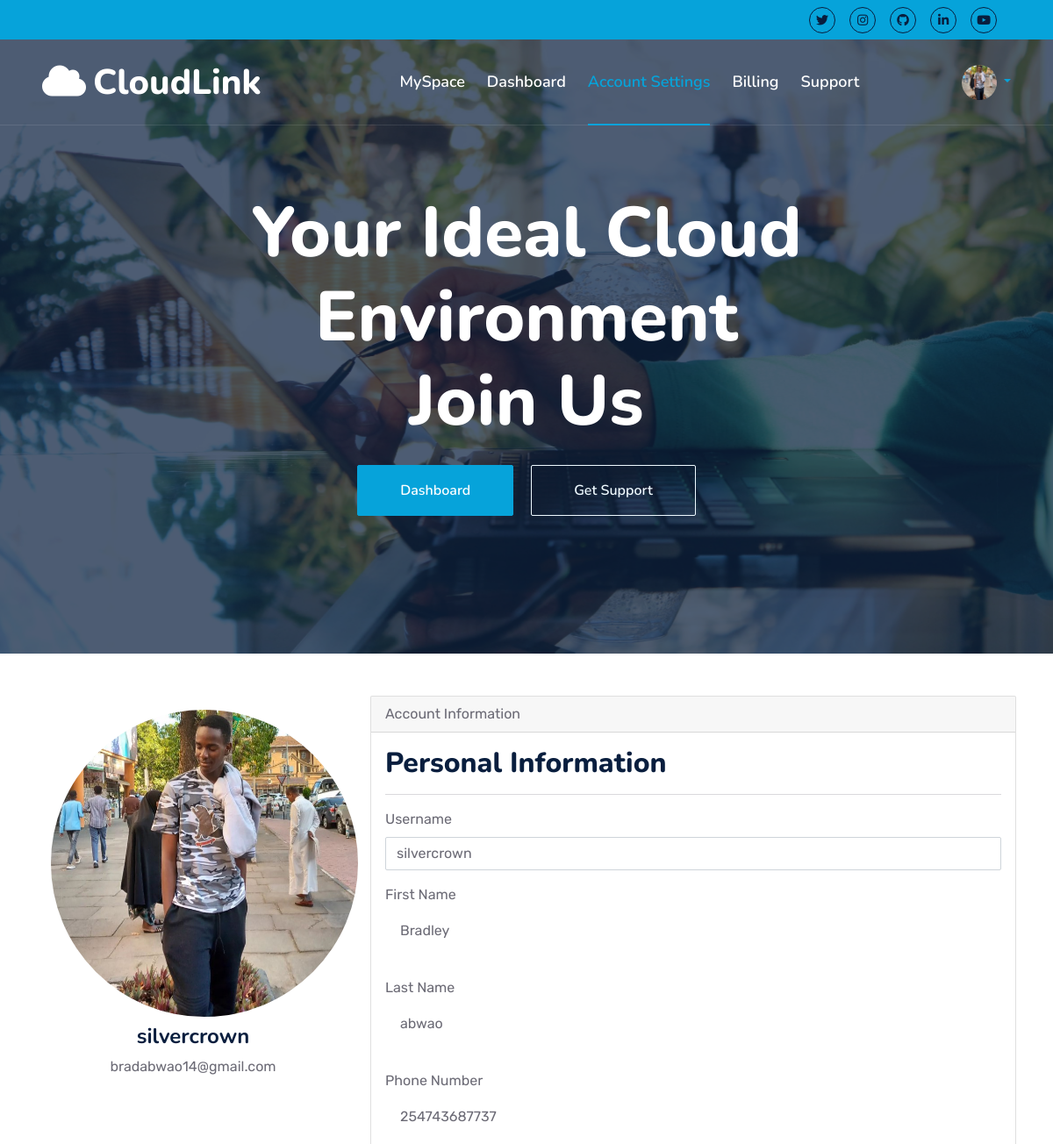
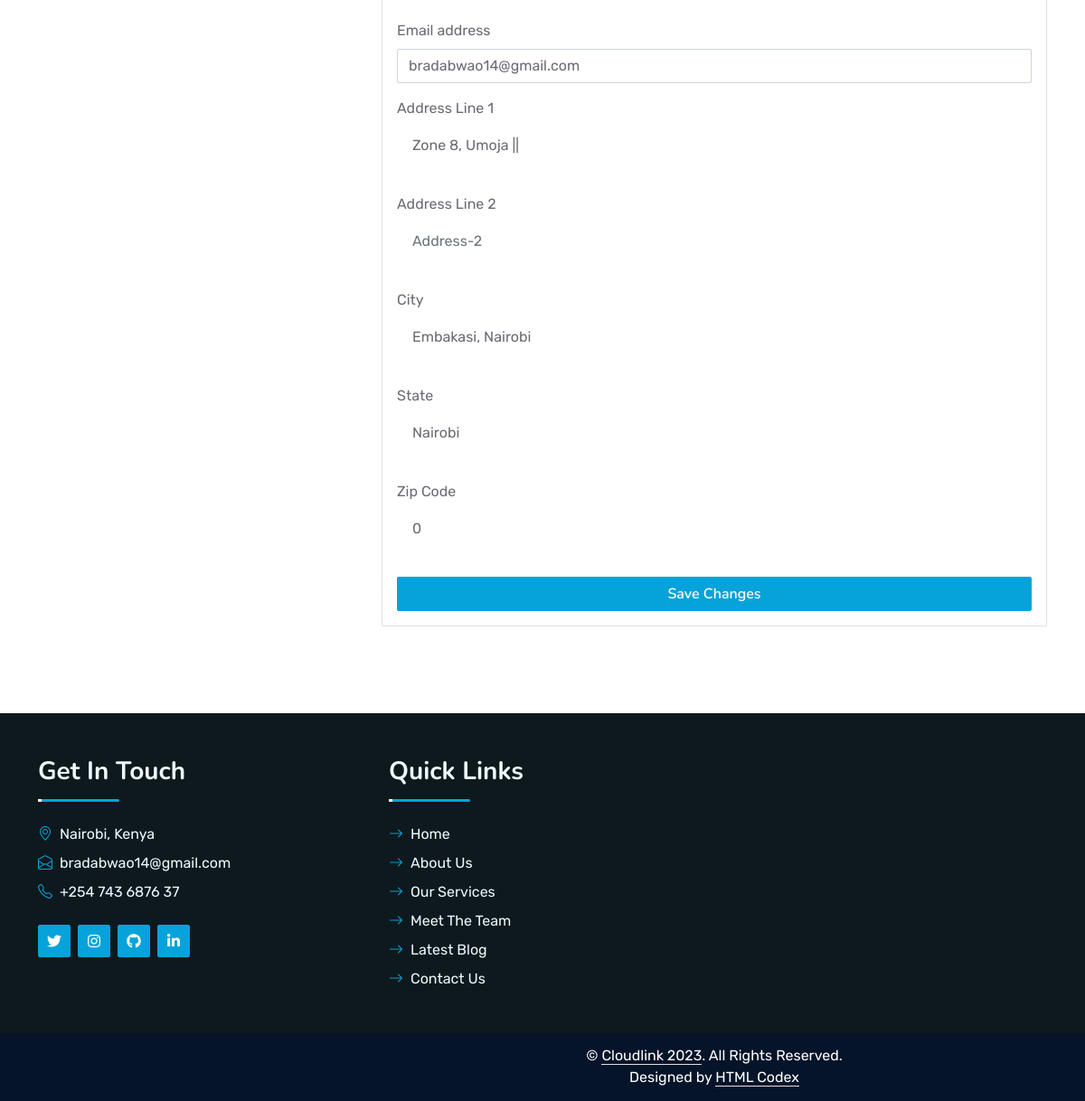
Page /silvercrown/account/ on the committed database (2 pictures, top to bottom).
### mainsite/models.py (models this page shows, shortened)
class User(models.Model):
    username = models.CharField(max_length=50, blank=False, unique=True)
    firstname = models.CharField(max_length=100, blank=False)
    lastname = models.CharField(max_length=100, blank=False)
    phone = models.IntegerField(blank=False)
    email = models.EmailField(max_length=100, blank=False)
    address1 = models.CharField(max_length=100)
    address2 = models.CharField(max_length=100)
    city = models.CharField(max_length=50, blank=False)
    state = models.CharField(max_length=50, blank=False)
    zip = models.IntegerField()
    password = models.CharField(max_length=25, blank=False)

### mainsite/views.py (the view)
# urls.py: path('<str:username>/account/', views.account, name='account'),
def account(request, username):
    try:
        user = User.objects.get(username=username)
        context = {"user": user}
    except User.DoesNotExist:
        raise Http404(f"No user registered under the name {username}")
    return render(request, 'account.html', context)

### mainsite/templates/account.html (shortened to what this page needs)
<!DOCTYPE html>
<html lang="en" xmlns="http://www.w3.org/1999/html">
<head>
    {% load static %}
    <link href="https://cdnjs.cloudflare.com/ajax/libs/font-awesome/5.10.0/css/all.min.css" rel="stylesheet">
    <link href="https://cdn.jsdelivr.net/npm/bootstrap-icons@1.4.1/font/bootstrap-icons.css" rel="stylesheet">
    <link href="{% static 'lib/owlcarousel/assets/owl.carousel.min.css' %}" rel="stylesheet">
    <link href="{% static 'lib/animate/animate.min.css' %}" rel="stylesheet">
    <link href="{% static 'css/bootstrap.min.css' %}" rel="stylesheet">
    <link href="{% static 'css/style.css' %}" rel="stylesheet">
    <link href="{% static 'css/style2.css' %}" rel="stylesheet">
</head>
<body>
<div class="p-container">
    <div class="container-fluid bg-primary px-5 d-none d-lg-block">
        <div class="row gx-0">
            <div class="col-lg-12 text-center text-lg-end">
                <div class="d-inline-flex align-items-center" style="height: 45px;">
                    <a class="btn btn-sm btn-outline-dark btn-sm-square rounded-circle me-3" href=""><i
                            class="fab fa-twitter fw-normal"></i></a>
                    <a class="btn btn-sm btn-outline-dark btn-sm-square rounded-circle me-3" href=""><i
                            class="fab fa-instagram fw-normal"></i></a>
                    <a class="btn btn-sm btn-outline-dark btn-sm-square rounded-circle me-3" href=""><i
                            class="fab fa-github fw-normal"></i></a>
                    <a class="btn btn-sm btn-outline-dark btn-sm-square rounded-circle me-3" href=""><i
                            class="fab fa-linkedin-in fw-normal"></i></a>
                    <a class="btn btn-sm btn-outline-dark btn-sm-square rounded-circle me-3" href=""><i
                            class="fab fa-youtube fw-normal"></i></a>
                </div>
            </div>
        </div>
    </div>
    <div class="container-fluid position-relative p-0">
        <nav class="navbar navbar-expand-lg navbar-dark px-5 py-3 py-lg-0">
            <a href="/{{user.username}}/home/" class="navbar-brand p-0">
                <h1 class="m-0"><i class="fa fa-cloud me-2"></i>CloudLink</h1>
            </a>
            <div class="collapse navbar-collapse" id="navbarCollapse">
                <div class="navbar-nav ms-auto py-0">
                    <a href="/{{user.username}}/myspace/" class="nav-item nav-link">MySpace</a>
                    <a href="/{{user.username}}/dashboard/" class="nav-item nav-link">Dashboard</a>
                    <a href="/{{user.username}}/account/" class="nav-item nav-link active">Account Settings</a>
                    <a href="/{{user.username}}/billing/" class="nav-item nav-link">Billing</a>
                    <a href="/{{user.username}}/support/" class="nav-item nav-link">Support</a>
                </div>
                <div class="navbar-nav ms-auto py-0">
                    <div class="dropdown">
                        <a class="dropdown-toggle" href="#" role="button" id="userProfileDropdown"
                            data-bs-toggle="dropdown" aria-expanded="false">
                            <img src="{% static 'img/profile.jpg' %}" alt="User Profile Photo" class="rounded-circle"
                                width="40" height="40">
                        </a>
                    </div>
                </div>
            </div>
        </nav>
        <div id="header-carousel" class="carousel slide carousel-fade" data-bs-ride="carousel">
            <div class="carousel-inner">
                <div class="carousel-item active">
                    <img class="w-100" src="{% static 'img/carousel-1.jpg' %}" style="height: 700px" alt="Image">
                    <div class="carousel-caption d-flex flex-column align-items-center justify-content-center">
                        <div class="p-3" style="max-width: 900px;">
                            <h1 class="display-1 text-white mb-md-4 animated zoomIn">Your Ideal Cloud Environment
                                <br>Join Us</h1>
                            <a href="/{{user.username}}/dashboard/"
                                class="btn btn-primary py-md-3 px-md-5 me-3 animated slideInLeft">Dashboard</a>
                            <a href="/{{user.username}}/support/"
                                class="btn btn-outline-light py-md-3 px-md-5 animated slideInRight">Get Support</a>
                        </div>
                    </div>
                </div>
            </div>
        </div>
    </div>
    <div class="container py-5">
        <div class="row">
            <div class="col-md-4">
                <div class="card-body text-center">
                    <img src="{% static 'img/profile.jpg' %}" class="rounded-circle mb-2" width="350"
                        height="350" alt="Profile Photo">
                    <h4 class="card-title">{{ user.username }}</h4>
                    <p class="card-text">{{ user.email }}</p>
                </div>
            </div>
            <div class="col-md-8">
                <div class="card mb-8">
                    <div class="card-header">Account Information</div>
                    <div class="card-body">
                        <form action="/update/{{user.username}}/" method="post">
                            <h2>Personal Information</h2>
                            <hr>
                            <div class="mb-3">
                                <label for="username" class="form-label">Username</label>
                                <input type="text" class="form-control" id="username"
                                    value="{{ user.username }}">
                            </div>
                            <div>
                                <label for="first-name">First Name</label><br>
                                <input type="text" id="first-name" name="firstname" value="{{ user.firstname }}"
                                    class="form-control border-white p-3" placeholder="First Name" required><br>
                            </div>
                            <div>
                                <label for="last-name">Last Name</label><br>
                                <input type="text" id="last-name" name="lastname" class="form-control border-white p-3"
                                    placeholder="Last Name" value="{{ user.lastname }}" required><br>
                            </div>
                            <div>
                                <label for="phone">Phone Number</label><br>
                                <input type="tel" id="phone" name="phone" class="form-control border-white p-3"
                                    placeholder="Your Phone" value="{{ user.phone }}" required><br>
                            </div>
                            <div class="mb-3">
                                <label for="email" class="form-label">Email address</label>
                                <input type="email" class="form-control" id="email" name="email" value="{{ user.email }}">
                            </div>
                            <div>
                                <label for="address-line-1">Address Line 1</label><br>
                                <input type="text" id="address-line-1" name="address1" value="{{ user.address1 }}"
                                    class="form-control border-white p-3" placeholder="Address-1"><br>
                            </div>
                            <div>
                                <label for="address-line-2">Address Line 2</label><br>
                                <input type="text" id="address-line-2" name="address2" value="{{ user.address2 }}"
                                    class="form-control border-white p-3" placeholder="Address-2"><br>
                            </div>
                            <div>
                                <label for="city">City</label><br>
                                <input type="text" id="city" name="city" class="form-control border-white p-3"
                                    placeholder="City" value="{{ user.city }}" required><br>
                            </div>
                            <div>
                                <label for="state">State</label><br>
                                <input type="text" id="state" name="state" class="form-control border-white p-3"
                                    placeholder="State" value="{{ user.state }}" required><br>
                            </div>
                            <div>
                                <label for="zip">Zip Code</label><br>
                                <input type="text" id="zip" name="zip" class="form-control border-white p-3"
                                    placeholder="Zip Code" value="{{ user.zip }}" required><br>
                            </div>
                            <div class="d-grid">
                                <button type="submit" class="btn btn-primary">Save Changes</button>
                            </div>
                        </form>
                    </div>
                </div>
            </div>
        </div>
    </div>
    <div class="container-fluid bg-dark text-light mt-5 wow fadeInUp" data-wow-delay="0.1s">
        <div class="container">
            <div class="row gx-5">
                <div class="col-lg-8 col-md-6">
                    <div class="row gx-5">
                        <div class="col-lg-6 col-md-12 pt-5 mb-5">
                            <div class="section-title section-title-sm position-relative pb-3 mb-4">
                                <h3 class="text-light mb-0">Get In Touch</h3>
                            </div>
                            <div class="d-flex mb-2">
                                <i class="bi bi-geo-alt text-primary me-2"></i>
                                <p class="mb-0">Nairobi, Kenya</p>
                            </div>
                            <div class="d-flex mb-2">
                                <i class="bi bi-envelope-open text-primary me-2"></i>
                                <p class="mb-0">bradabwao14@gmail.com</p>
                            </div>
                            <div class="d-flex mb-2">
                                <i class="bi bi-telephone text-primary me-2"></i>
                                <p class="mb-0">+254 743 6876 37</p>
                            </div>
                            <div class="d-flex mt-4">
                                <a class="btn btn-primary btn-square me-2" href="#"><i
                                        class="fab fa-twitter fw-normal"></i></a>
                                <a class="btn btn-primary btn-square me-2" href="#"><i
                                        class="fab fa-instagram fw-normal"></i></a>
                                <a class="btn btn-primary btn-square me-2" href="#"><i
                                        class="fab fa-github fw-normal"></i></a>
                                <a class="btn btn-primary btn-square" href="#"><i
                                        class="fab fa-linkedin-in fw-normal"></i></a>
                            </div>
                        </div>
                        <div class="col-lg-6 col-md-12 pt-0 pt-lg-5 mb-5">
                            <div class="section-title section-title-sm position-relative pb-3 mb-4">
                                <h3 class="text-light mb-0">Quick Links</h3>
                            </div>
                            <div class="link-animated d-flex flex-column justify-content-start">
                                <a class="text-light mb-2" href="#"><i
                                        class="bi bi-arrow-right text-primary me-2"></i>Home</a>
                                <a class="text-light mb-2" href="#"><i
                                        class="bi bi-arrow-right text-primary me-2"></i>About Us</a>
                                <a class="text-light mb-2" href="#"><i
                                        class="bi bi-arrow-right text-primary me-2"></i>Our Services</a>
                                <a class="text-light mb-2" href="#"><i
                                        class="bi bi-arrow-right text-primary me-2"></i>Meet The Team</a>
                                <a class="text-light mb-2" href="#"><i
                                        class="bi bi-arrow-right text-primary me-2"></i>Latest Blog</a>
                                <a class="text-light" href="#"><i
                                        class="bi bi-arrow-right text-primary me-2"></i>Contact Us</a>
                            </div>
                        </div>
                    </div>
                </div>
            </div>
        </div>
    </div>
    <div class="container-fluid text-white" style="background: #061429;">
        <div class="container text-center">
            <div class="row justify-content-end">
                <div class="col-lg-8 col-md-6">
                    <div class="d-flex align-items-center justify-content-center" style="height: 75px;">
                        <p class="mb-0">&copy; <a class="text-white border-bottom" href="#">Cloudlink
                                2023</a>. All Rights Reserved.
                            <br>
                            Designed by <a class="text-white border-bottom"
                                href="https://htmlcodex.com">HTML Codex</a>
                        </p>
                    </div>
                </div>
            </div>
        </div>
    </div>
</div>
</body>
</html>

### rows in the picture
User: username "silvercrown", email "bradabwao14@gmail.com", firstname "Bradley", lastname "abwao", phone "254743687737", address1 "Zone 8, Umoja ||", city "Embakasi, Nairobi", state "Nairobi", zip "0"
